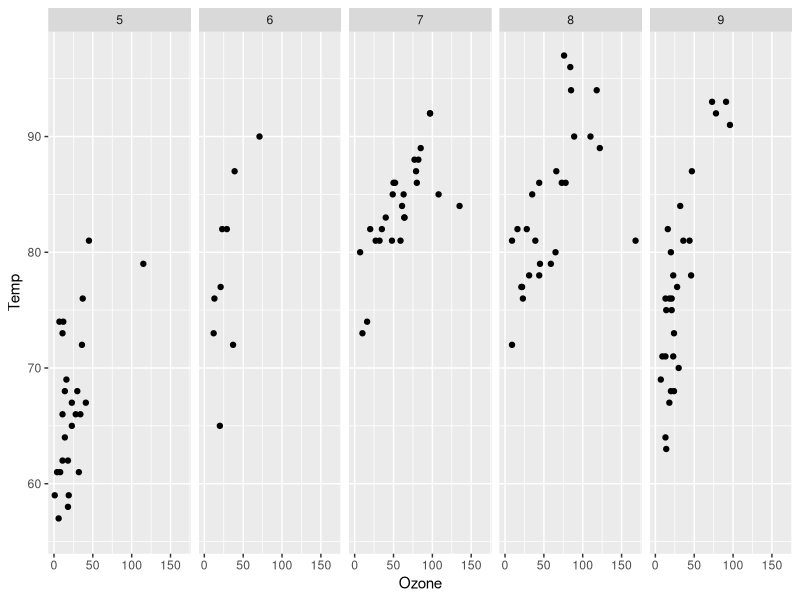

Reproduce this figure in R.
# ----- Read in Libraries ----- #
## ---- libraries
library(dplyr)
library(tibble)
library(ggplot2)
## ---- stop

# ----- Read in the File ----- #
## ---- read-chunk
(df <- airquality |>
  arrange(desc(Month)) |>
  as_tibble())
## ---- stop

# ----- Make a Plot ----- #
## ---- make-plot
(
  plot <- df |>
    ggplot() + 
    geom_point(aes(Ozone,Temp)) +
    facet_grid(~Month)
)
## ---- stop
